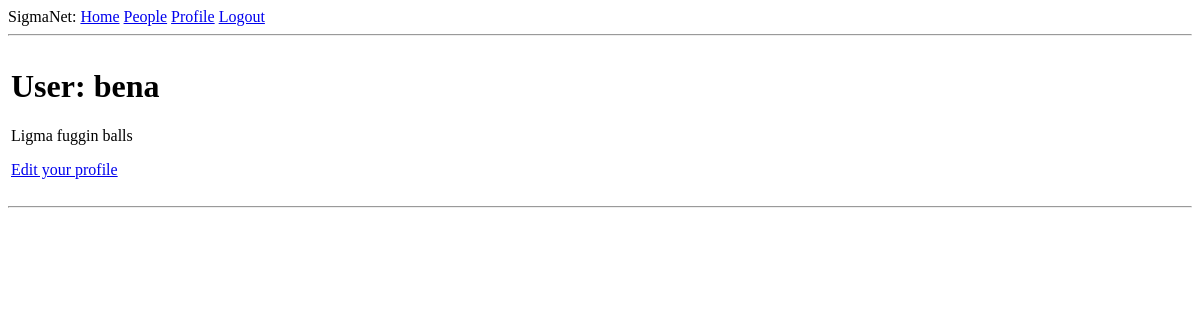
/user/bena (signed in), run on an earlier commit of the app's database.
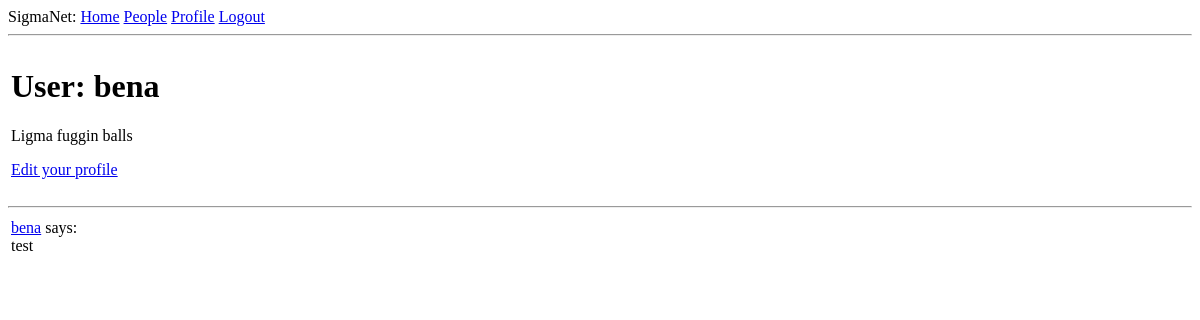
And on a later commit of the database.
### app/models.py (models this page shows, shortened)
class Post(db.Model):
    id = db.Column(db.Integer, primary_key=True)
    body = db.Column(db.String(140))
    timestamp = db.Column(db.DateTime, index=True, default=datetime.utcnow)
    user_id = db.Column(db.Integer, db.ForeignKey('user.id'))

class User(UserMixin, db.Model):
    id = db.Column(db.Integer, primary_key=True)
    username = db.Column(db.String(64), index=True, unique=True)
    email = db.Column(db.String(120), index=True, unique=True)
    password_hash = db.Column(db.String(128))
    posts = db.relationship('Post', backref='author', lazy='dynamic')
    about_me = db.Column(db.String(140))

### app/routes.py (the view)
@app.route('/user/<username>')
@login_required
def user(username):
    user = User.query.filter_by(username=username).first_or_404()
    posts = user.posts.order_by(Post.timestamp.desc())
    form = EmptyForm()
    return render_template('user.html', user=user, posts=posts, form=form)

### app/models.py (called while the page is built)
@login.user_loader
def load_user(id):
    return User.query.get(int(id))

### app/templates/user.html
{% extends "base.html" %}
{% block content %}
      <table>
	<tr valign="top">
		<td>
			<h1>User: {{ user.username }}</h1>
			{% if user.about_me %}<p>{{ user.about_me }}</p>{% endif %}
			{% if user == current_user %}
			<p><a href="{{ url_for('edit_profile') }}">Edit your profile</a></p>
			{% endif %}
		</td>
	</tr>
	</table>
	<hr>
	{% for post in posts %}
		{% include '_post.html' %}
	{% endfor %}
{% endblock %}

### app/templates/_post.html
<table>
	<tr valign="top">
		<td><a href="{{ url_for('user', username=post.author.username) }}">{{ post.author.username }}</a> says:<br>{{ post.body }}</td>
	</tr>
</table>

What changed in the data, as far as the page shows it:
added Post: author.username "bena", body "test"
